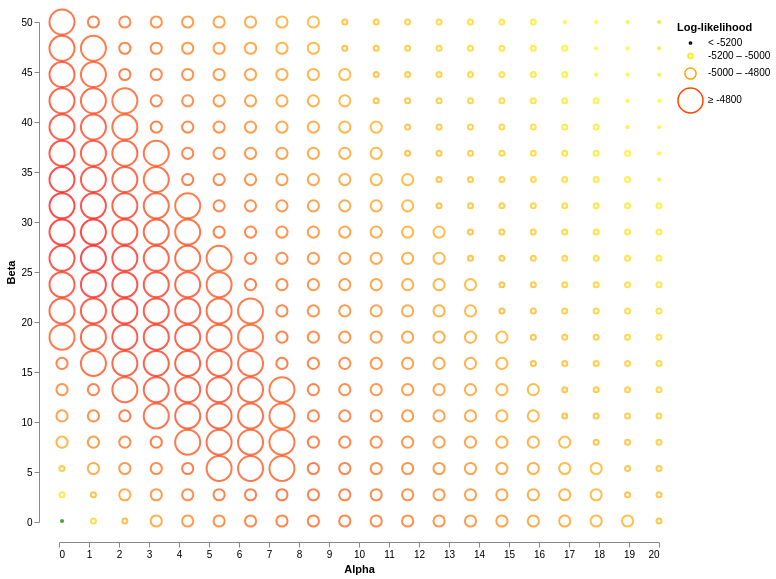

Express this chart as Vega-Lite.
### Vega-Lite specification from a JSON file in a GitHub repository (floating-point values rounded to 4 significant figures; data arrays with more than 128 entries replaced by an {"elided": "..."} marker saying what was removed)
{"$schema": "https://vega.github.io/schema/vega-lite/v5.json", "width": 600, "height": 500, "data": {"values": {"elided": "400 records"}}, "mark": "point", "encoding": {"x": {"field": "alpha", "type": "quantitative", "title": "Alpha", "scale": {"zero": false}, "axis": {"grid": false, "offset": 20}}, "y": {"field": "beta", "type": "quantitative", "title": "Beta", "scale": {"zero": false}, "axis": {"grid": false, "offset": 20}}, "size": {"field": "llhd", "type": "quantitative", "title": "Log-likelihood", "scale": {"type": "threshold", "domain": [-5200, -5000, -4800], "range": [5, 25, 125, 625]}}, "color": {"field": "llhd", "type": "quantitative", "title": "Log-likelihood", "scale": {"range": ["green", "yellow", "orange", "red"]}}}, "view": {"stroke": null}}
